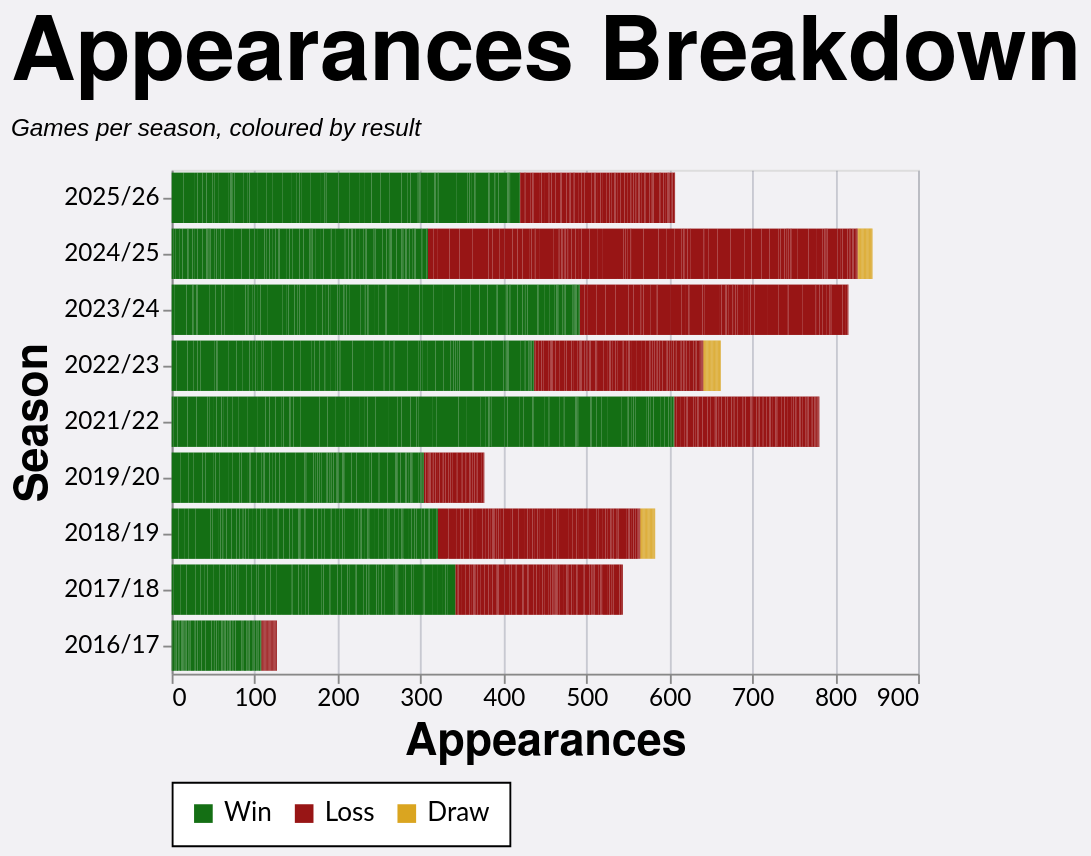

Describe this chart as a Vega-Lite specification.
### Vega-Lite specification from a JSON file in a GitHub repository (floating-point values rounded to 4 significant figures; data arrays with more than 128 entries replaced by an {"elided": "..."} marker saying what was removed)
{"config": {"axis": {"labelFont": "Lato, sans-serif", "titleFont": "PT Sans Narrow, Helvetica Neue, Helvetica, Arial, sans-serif", "labelFontSize": 13, "titleFontSize": 24, "gridColor": "#202947", "gridOpacity": 0.2}, "header": {"labelFont": "PT Sans Narrow, Helvetica Neue, Helvetica, Arial, sans-serif", "titleFont": "PT Sans Narrow, Helvetica Neue, Helvetica, Arial, sans-serif", "labelFontSize": 24, "titleFontSize": 28, "labelFontWeight": "bold", "orient": "left"}, "legend": {"labelFont": "Lato, sans-serif", "titleFont": "PT Sans Narrow, Helvetica Neue, Helvetica, Arial, sans-serif", "labelFontSize": 14, "titleFontSize": 16, "titlePadding": 5, "fillColor": "white", "strokeColor": "black", "padding": 10, "titleFontWeight": "lighter", "titleFontStyle": "italic", "titleColor": "gray", "offset": 10}, "title": {"font": "PT Sans Narrow, Helvetica Neue, Helvetica, Arial, sans-serif", "fontSize": 48, "fontWeight": "bold", "anchor": "start", "align": "center", "titlePadding": 20, "subtitlePadding": 10, "subtitleFontSize": 13, "subtitleColor": "", "subtitleFontStyle": "italic", "offset": 15, "color": "black"}, "axisX": {"labelAngle": 0}, "facet": {"title": null, "header": null, "align": {"row": "each", "column": "each"}}, "resolve": {"scale": {"y": "independent", "facet": "independent"}}, "background": "#f2f1f4"}, "data": {"name": "data-69df0338ebfb554eab32bd237a6356e1"}, "mark": {"type": "bar"}, "encoding": {"color": {"field": "color_value", "legend": {"orient": "bottom", "title": null}, "scale": {"domain": ["Win", "Loss", "Draw"], "range": ["#146f14", "#981515", "goldenrod"]}, "sort": {"field": "sum(apps)", "op": "sum", "order": "descending"}, "type": "nominal"}, "tooltip": [{"field": "player", "title": "Player", "type": "nominal"}, {"field": "season", "title": "Season", "type": "nominal"}, {"field": "color_value", "title": "Group", "type": "nominal"}, {"aggregate": "sum", "field": "apps", "title": "Appearances", "type": "quantitative"}], "x": {"aggregate": "sum", "field": "apps", "title": "Appearances", "type": "quantitative"}, "y": {"field": "season", "sort": {"field": "season_sort", "op": "max", "order": "descending"}, "title": "Season", "type": "nominal"}}, "height": {"step": 30}, "title": {"text": "Appearances Breakdown", "subtitle": "Games per season, coloured by result"}, "width": 400, "$schema": "https://vega.github.io/schema/vega-lite/v5.20.1.json", "datasets": {"data-69df0338ebfb554eab32bd237a6356e1": {"elided": "2489 records"}}}
